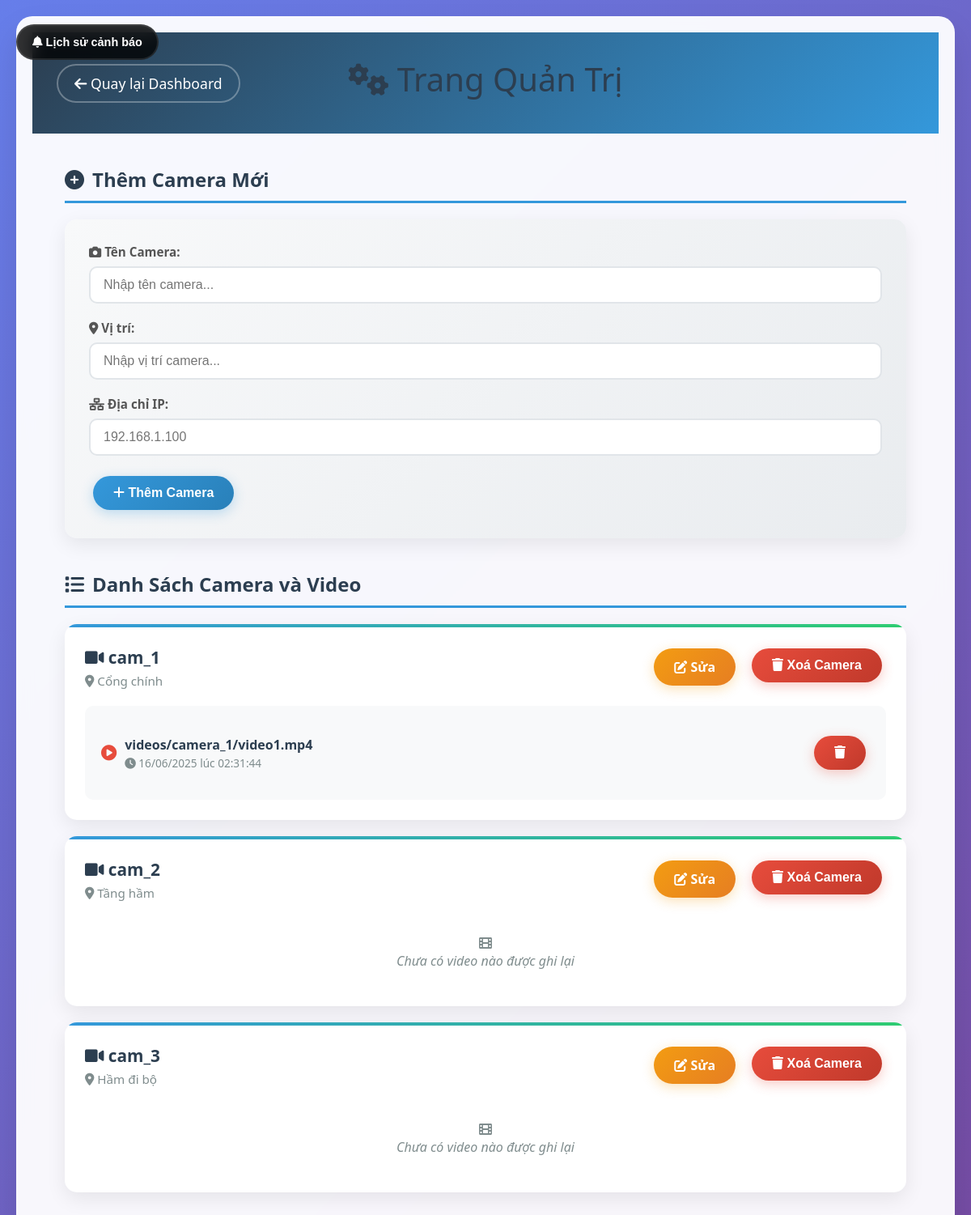
Page /admin (signed in) on the earlier database version.
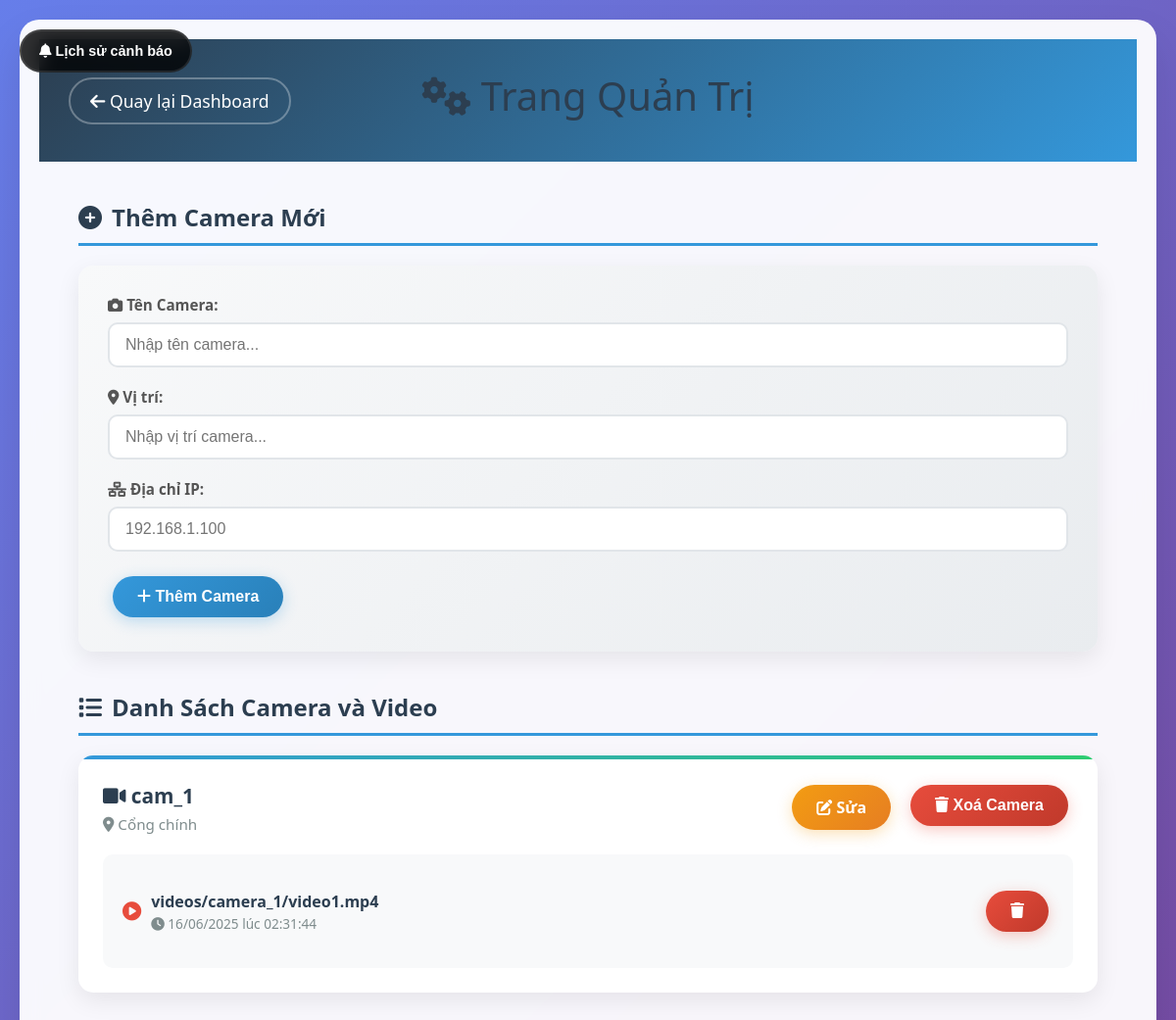
Same page on the later database version.
### app/model.py (models this page shows)
class Camera(db.Model):
    id = db.Column(db.Integer, primary_key=True)
    name = db.Column(db.String(80))
    location = db.Column(db.String(120))
    rtsp_url = db.Column(db.String(200))
    videos = db.relationship('Video', backref='camera', lazy=True)

class Video(db.Model):
    id = db.Column(db.Integer, primary_key=True)
    camera_id = db.Column(db.Integer, db.ForeignKey('camera.id'))
    file_path = db.Column(db.String(200))
    timestamp = db.Column(db.DateTime, default=datetime.utcnow)

### app/app.py (the view, shortened to what this page needs)
@app.route('/admin', methods=['GET', 'POST'])
def admin():
    if 'logged_in' not in session:
        return redirect(url_for('login'))
    cameras = Camera.query.all()
    return render_template('admin.html', cameras=cameras)

### app/templates/admin.html (shortened to what this page needs)
<!DOCTYPE html>
<html lang="vi">
<head>
    <link rel="stylesheet" href="{{ url_for('static', filename='css/style.css') }}">
    <link href="https://cdnjs.cloudflare.com/ajax/libs/font-awesome/6.0.0/css/all.min.css" rel="stylesheet">
</head>
<body>
    <button class="alerts-toggle" onclick="toggleAlerts()">
        <i class="fas fa-bell"></i> Lịch sử cảnh báo
    </button>
    <div class="container">
        <div class="header">
            <a href="{{ url_for('admin.dashboard') }}" class="back-link">
                <i class="fas fa-arrow-left"></i> Quay lại Dashboard
            </a>
            <h2><i class="fas fa-cogs"></i> Trang Quản Trị</h2>
        </div>
        <div class="content">
            <div class="section">
                <h3 class="section-title">
                    <i class="fas fa-plus-circle"></i>
                    Thêm Camera Mới
                </h3>
                <form method="POST" class="add-camera-form">
                    <div class="form-group">
                        <label><i class="fas fa-camera"></i> Tên Camera:</label>
                        <input type="text" name="name" required placeholder="Nhập tên camera...">
                    </div>
                    <div class="form-group">
                        <label><i class="fas fa-map-marker-alt"></i> Vị trí:</label>
                        <input type="text" name="location" required placeholder="Nhập vị trí camera...">
                    </div>
                    <div class="form-group">
                        <label><i class="fas fa-network-wired"></i> Địa chỉ IP:</label>
                        <input type="text" name="ip_address" required placeholder="192.168.1.100">
                    </div>
                    <button type="submit" class="btn btn-primary">
                        <i class="fas fa-plus"></i> Thêm Camera
                    </button>
                </form>
            </div>
            <div class="section">
                <h3 class="section-title">
                    <i class="fas fa-list"></i>
                    Danh Sách Camera và Video
                </h3>
                {% for cam in cameras %}
                    <div class="camera-card">
                        <div class="camera-header">
                            <div class="camera-info">
                                <div class="camera-name">
                                    <i class="fas fa-video"></i> {{ cam.name }}
                                </div>
                                <div class="camera-location">
                                    <i class="fas fa-map-marker-alt"></i> {{ cam.location }}
                                </div>
                            </div>
                            <div class="camera-actions">
                                <a href="{{ url_for('admin.edit_camera', camera_id=cam.id) }}" class="btn btn-warning">
                                    <i class="fas fa-edit"></i> Sửa
                                </a>
                                <form method="POST" style="display: inline;">
                                    <button type="submit" class="btn btn-danger"
                                            onclick="return confirm('Bạn có chắc chắn xoá camera này và tất cả video?')">
                                        <i class="fas fa-trash"></i> Xoá Camera
                                    </button>
                                </form>
                            </div>
                        </div>
                        {% if cam.videos %}
                            <div class="video-list">
                                {% for video in cam.videos %}
                                    <div class="video-item">
                                        <div class="video-info">
                                            <i class="fas fa-play-circle video-icon"></i>
                                            <div class="video-details">
                                                <div class="video-name">{{ video.file_path }}</div>
                                                <div class="video-timestamp">
                                                    <i class="fas fa-clock"></i>
                                                    {{ video.timestamp.strftime('%d/%m/%Y lúc %H:%M:%S') }}
                                                </div>
                                            </div>
                                        </div>
                                        <form method="POST" style="display: inline;">
                                            <button type="submit" class="btn btn-danger"
                                                    onclick="return confirm('Xoá video này?')">
                                                <i class="fas fa-trash"></i>
                                            </button>
                                        </form>
                                    </div>
                                {% endfor %}
                            </div>
                        {% else %}
                            <div class="no-videos">
                                <i class="fas fa-film"></i>
                                <p>Chưa có video nào được ghi lại</p>
                            </div>
                        {% endif %}
                    </div>
                {% endfor %}
            </div>
        </div>
    </div>
</body>
</html>

### app/static/css/style.css (style rules this page uses)
body { font-family: Arial, sans-serif; background-color: #f2f2f2; color: #333; margin: 0; padding: 20px; }
h2, h3 { color: #2c3e50; }
a { text-decoration: none; color: #3498db; }
.container { background-color: #fff; padding: 20px; border-radius: 10px; box-shadow: 0px 0px 10px rgba(0,0,0,0.1); max-width: 800px; margin: 0 auto; }
button, input[type="submit"] { background-color: #3498db; color: white; border: none; padding: 10px 15px; margin-top: 10px; cursor: pointer; border-radius: 5px; }
.alerts-toggle { position: fixed; top: 20px; left: 20px; background: rgba(0, 0, 0, 0.8); color: white; border: none; padding: 12px 18px; border-radius: 25px; cursor: pointer; font-size: 0.9em; backdrop-filter: blur(10px); transition: all 0.3s ease; z-index: 9999; border: 2px solid rgba(255, 255, 255, 0.1); font-weight: 600; }

### app/templates/admin.html (style rules this page uses)
* { margin: 0; padding: 0; box-sizing: border-box; }
body { font-family: 'Segoe UI', Tahoma, Geneva, Verdana, sans-serif; background: linear-gradient(135deg, #667eea 0%, #764ba2 100%); min-height: 100vh; padding: 20px; color: #333; }
.container { max-width: 1200px; margin: 0 auto; background: rgba(255, 255, 255, 0.95); border-radius: 20px; box-shadow: 0 20px 40px rgba(0, 0, 0, 0.1); backdrop-filter: blur(10px); overflow: hidden; }
.header { background: linear-gradient(135deg, #2c3e50, #3498db); color: white; padding: 30px; text-align: center; position: relative; }
.header h2 { font-size: 2.5em; margin-bottom: 10px; font-weight: 300; }
.back-link { position: absolute; left: 30px; top: 50%; transform: translateY(-50%); color: white; text-decoration: none; font-size: 1.1em; padding: 10px 20px; border: 2px solid rgba(255, 255, 255, 0.3); border-radius: 25px; transition: all 0.3s ease; }
.content { padding: 40px; }
.section { margin-bottom: 40px; }
.section-title { font-size: 1.5em; color: #2c3e50; margin-bottom: 20px; padding-bottom: 10px; border-bottom: 3px solid #3498db; display: flex; align-items: center; gap: 10px; }
.add-camera-form { background: linear-gradient(135deg, #f8f9fa, #e9ecef); border: none; padding: 30px; border-radius: 15px; box-shadow: 0 8px 25px rgba(0, 0, 0, 0.08); margin-bottom: 30px; }
.form-group { margin-bottom: 20px; }
.form-group label { display: block; margin-bottom: 8px; font-weight: 600; color: #555; font-size: 0.95em; }
.form-group input[type="text"] { width: 100%; padding: 12px 16px; border: 2px solid #e1e5e9; border-radius: 10px; font-size: 1em; transition: all 0.3s ease; background: white; }
.btn { padding: 12px 25px; border: none; border-radius: 25px; font-size: 1em; font-weight: 600; cursor: pointer; transition: all 0.3s ease; text-decoration: none; display: inline-block; margin: 5px; }
.btn-primary { background: linear-gradient(135deg, #3498db, #2980b9); color: white; box-shadow: 0 4px 15px rgba(52, 152, 219, 0.3); }
.btn-danger { background: linear-gradient(135deg, #e74c3c, #c0392b); color: white; box-shadow: 0 4px 15px rgba(231, 76, 60, 0.3); }
.btn-warning { background: linear-gradient(135deg, #f39c12, #e67e22); color: white; box-shadow: 0 4px 15px rgba(243, 156, 18, 0.3); }
.camera-card { background: white; border: none; border-radius: 15px; padding: 25px; margin-bottom: 20px; box-shadow: 0 8px 25px rgba(0, 0, 0, 0.08); transition: all 0.3s ease; position: relative; overflow: hidden; }
.camera-card::before { content: ''; position: absolute; top: 0; left: 0; right: 0; height: 4px; background: linear-gradient(90deg, #3498db, #2ecc71); }
.camera-header { display: flex; justify-content: space-between; align-items: center; margin-bottom: 20px; flex-wrap: wrap; }
.camera-info { flex: 1; }
.camera-name { font-size: 1.3em; font-weight: 700; color: #2c3e50; margin-bottom: 5px; }
.camera-location { color: #7f8c8d; font-size: 0.95em; }
.camera-actions { display: flex; gap: 10px; flex-wrap: wrap; }
.video-list { background: #f8f9fa; border-radius: 10px; padding: 20px; margin-top: 15px; }
.video-item { display: flex; justify-content: space-between; align-items: center; padding: 12px 0; border-bottom: 1px solid #e9ecef; flex-wrap: wrap; }
.video-item:last-child { border-bottom: none; }
.video-info { flex: 1; display: flex; align-items: center; gap: 10px; }
.video-icon { color: #e74c3c; font-size: 1.2em; }
.video-details { flex: 1; }
.video-name { font-weight: 600; color: #2c3e50; margin-bottom: 2px; }
.video-timestamp { font-size: 0.85em; color: #7f8c8d; }
.add-camera-form { animation: slideInFromTop 0.6s ease-out; }
.camera-card { animation: slideInFromBottom 0.6s ease-out; }

Differences in the rows shown:
removed Camera: name "cam_2", location "Tầng hầm", shows "Chưa có video nào được ghi lại"
removed Camera: name "cam_3", location "Hầm đi bộ", shows "Chưa có video nào được ghi lại"
